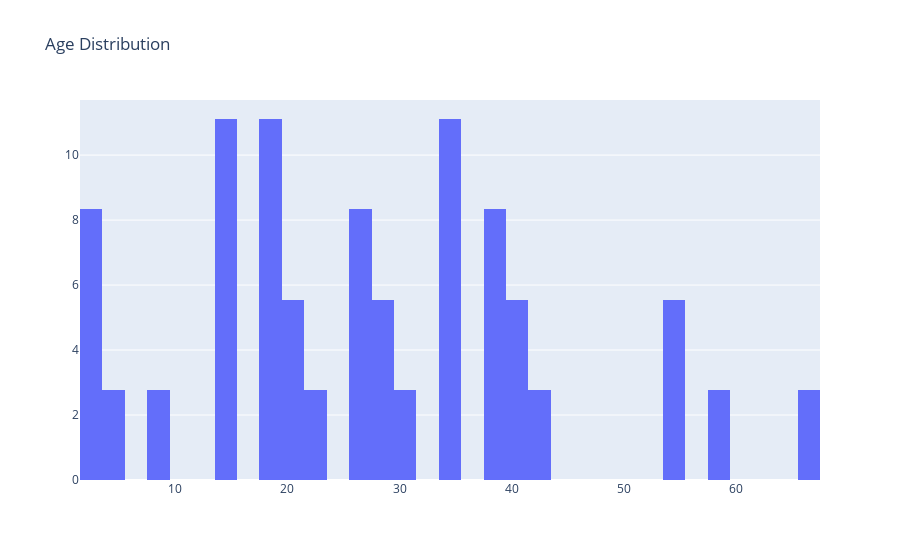

Notebook cell for this chart:
### Markdown cell above
### Histogram

### Code cell
# defining data
trace = go.Histogram(x=df['Age'], 
                     nbinsx=40, 
                     histnorm='percent')
data = [trace]

# defining layout
layout = go.Layout(title="Age Distribution")

# defining figure and plotting
fig4 = go.Figure(data=data, layout=layout)
iplot(fig4)

### Figure 1 — Plotly figure (JSON) as saved in the notebook; plotly's stock layout.template omitted (floating-point values rounded to 4 significant figures)
{"data": [{"histnorm": "percent", "nbinsx": 40, "type": "histogram", "x": [22, 38, 26, 35, 35, null, 54, 2, 27, 14, 4, 58, 20, 39, 14, 55, 2, null, 31, null, 35, 34, 15, 28, 8, 38, null, 19, null, null, 40, null, null, 66, 28, 42, null, 21, 18, 14, 40, 27, null, 3, 19, null, null, null, null, 18]}], "layout": {"title": {"text": "Age Distribution"}}}
